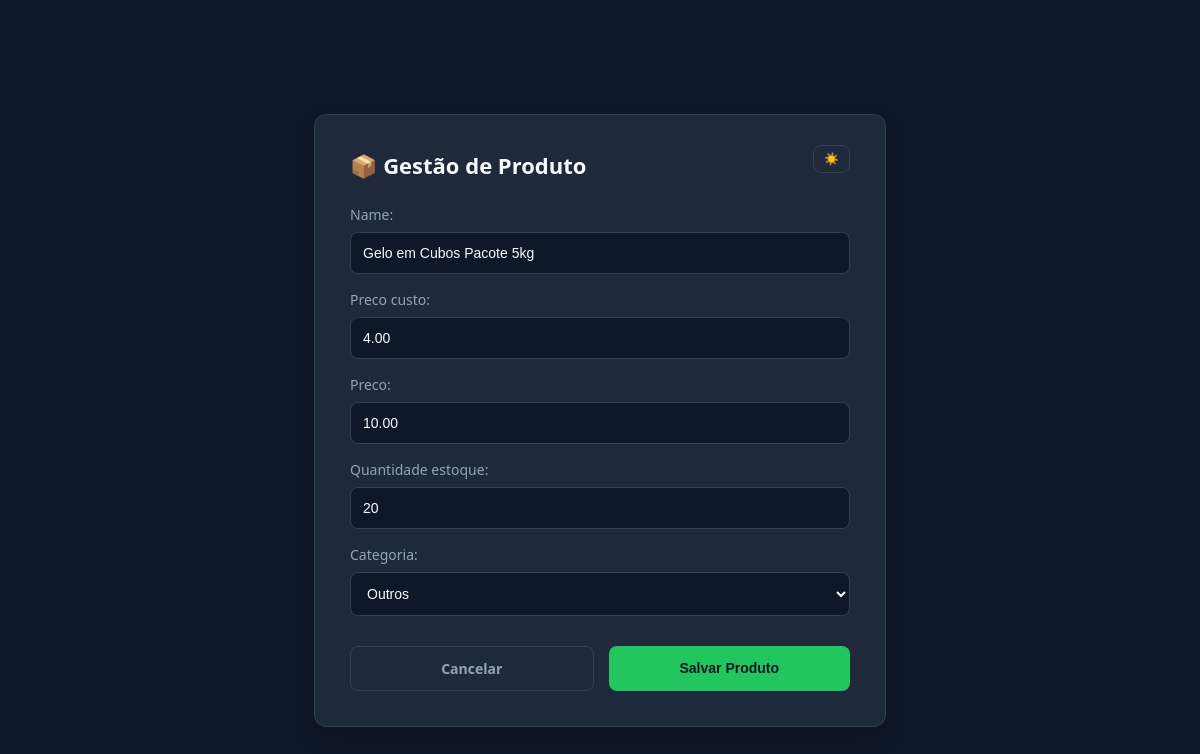
Before: /editar/27/ (signed in) with the older database file.
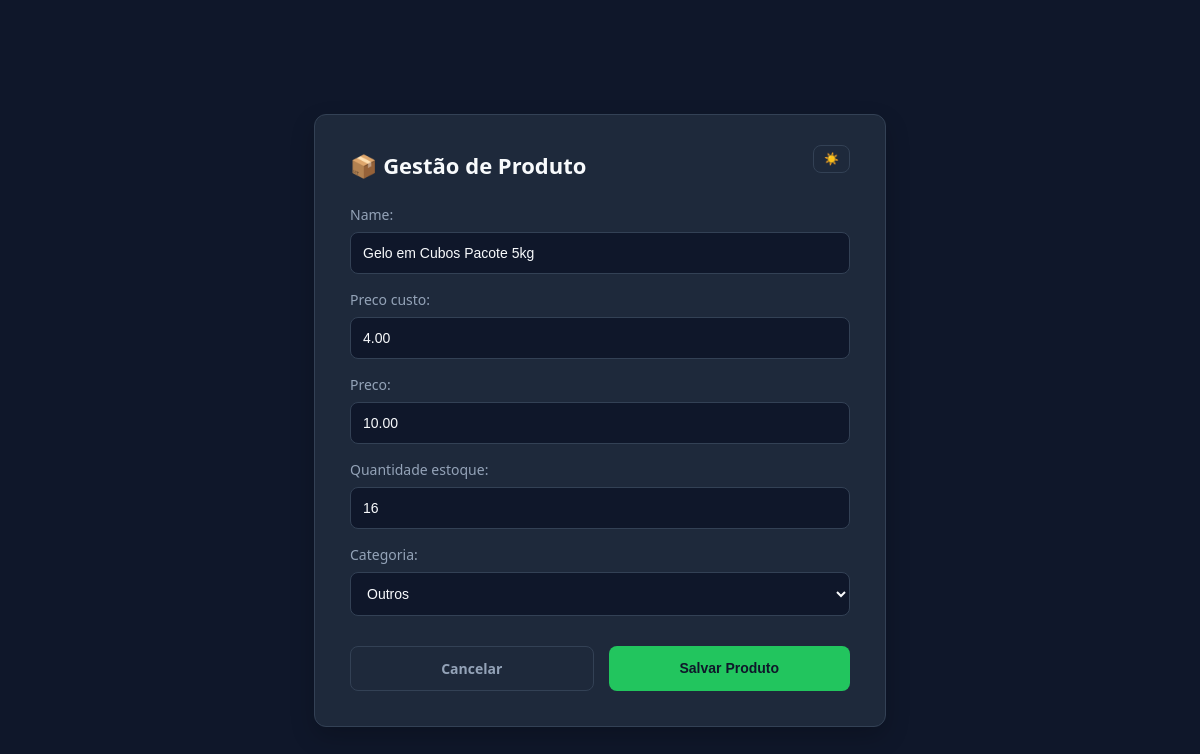
After: the same page with the newer database file.
### core/models.py (models this page shows, shortened)
class Produto(models.Model):
    CATEGORIAS_CHOICES = (
        ('Bebidas', 'Bebidas'),
        ('Alimentos', 'Alimentos'),
        ('Limpeza', 'Limpeza'),
        ('Eletrónicos', 'Eletrónicos'),
        ('Outros', 'Outros'),
    )
    name = models.CharField(max_length=100)
    preco_custo = models.DecimalField(max_digits=10, decimal_places=2)
    preco = models.DecimalField(max_digits=10, decimal_places=2)
    quantidade_estoque = models.IntegerField()
    categoria = models.CharField(
        max_length=50,
        choices=CATEGORIAS_CHOICES,
        default='Outros'
    )

### core/views.py (the view)
    def wrapper(request, *args, **kwargs):
        if not request.user.is_authenticated:
            return redirect('login')
        if not request.user.is_staff:
            messages.error(request, 'Você não tem permissão para acessar esta página.')
            return redirect('minha_home')
        return view_func(request, *args, **kwargs)

### core/forms.py
class ProdutoForm(forms.ModelForm):
    class Meta:
        model = Produto
        fields = ['name', 'preco_custo', 'preco', 'quantidade_estoque', 'categoria']
        widgets = {
            'name': forms.TextInput(attrs={'class': 'form-control'}),
            'preco_custo': forms.NumberInput(attrs={'class': 'form-control'}),
            'preco': forms.NumberInput(attrs={'class': 'form-control'}),
            'quantidade_estoque': forms.NumberInput(attrs={'class': 'form-control'}),
            'categoria': forms.Select(attrs={'class': 'form-control'}),
        }

### core/views.py (called while the page is built)
def staff_required(view_func):
    def wrapper(request, *args, **kwargs):
        if not request.user.is_authenticated:
            return redirect('login')
        if not request.user.is_staff:
            messages.error(request, 'Você não tem permissão para acessar esta página.')
            return redirect('minha_home')
        return view_func(request, *args, **kwargs)
    return wrapper

### core/templates/core/editar_produto.html (shortened to what this page needs)
<!DOCTYPE html>
<html lang="pt-br" data-theme="dark">
<head>
</head>
<body>
    <div class="form-container">
        <button id="btn-themeToggle" class="btn-theme">
            <span id="theme-icon">☀️</span>
        </button>
        <h2>📦 Gestão de Produto</h2>
        <form method="POST">
            {{ form.as_p }}
            <div class="btn-container">
                <a href="{% url 'minha_home' %}" class="btn btn-cancel">Cancelar</a>
                <button type="submit" class="btn btn-confirm">Salvar Produto</button>
            </div>
        </form>
    </div>
</body>
</html>

Changed rows visible on the page:
changed Produto "Gelo em Cubos Pacote 5kg": quantidade_estoque "20" → "16"
